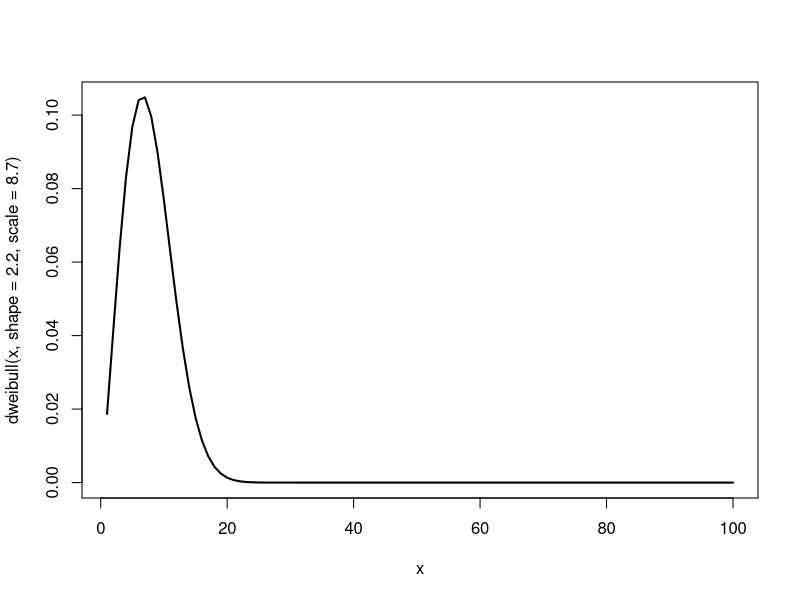
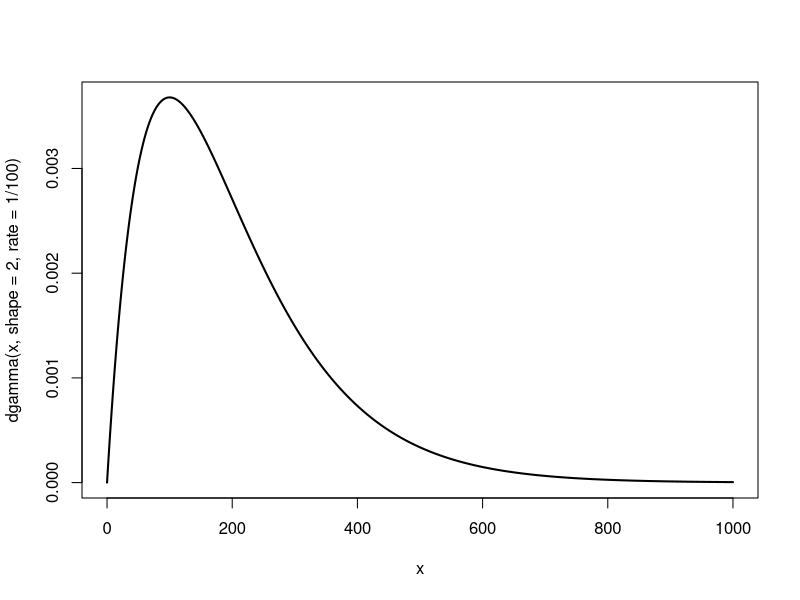

Write the R code that produced these figures, in order.
# Aufgabe 1

lambda <- 1/1000
pexp(100, lambda)
pexp(1000, lambda)
pexp(1000, lambda, lower.tail = FALSE)
pexp(4000, lambda, lower.tail = F)
pexp(1200, lambda) - pexp(900, lambda)


# Aufgabe 2

pweibull(4, shape = 2.2, scale = 8.7, lower.tail = F)

x <- 1:100
plot(x, dweibull(x, shape = 2.2, scale = 8.7), type = "l", lwd = 2)

qweibull(0.05, 2.2, 8.7)

qweibull(0.632, 2.2, 8.7)

mean(rweibull(1000000, 2.2, 8.7))
8.7*gamma(1 + 1/2.2)


# Aufgabe 3
x <- 0:1000
plot(x, dgamma(x, shape = 2, rate = 1/100), type = "l", lwd = 2)

1 - pgamma(50, shape = 2, rate = 1/100)

qgamma(0.1, shape = 2, rate = 1/100)









